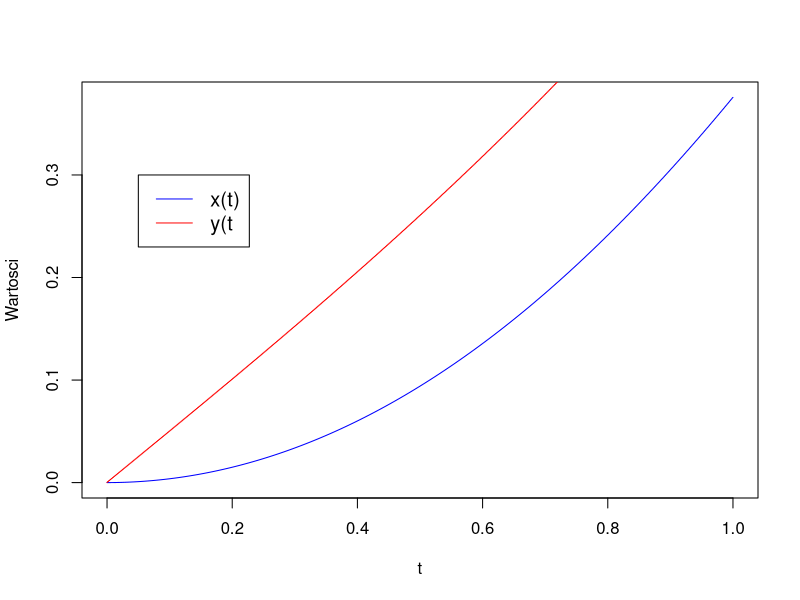

Write R code to recreate this figure.
## ---- chunk 1
x_0 = 0; y_0 = 0; dt = 0.001; t = 0
X=x_0; Y=y_0
for(i in 1:1000)
{
    X = append(X, x_0 + dt*(sin(y_0) + cos(x_0)*t) )
    Y = append(Y, y_0 + dt*(sin(y_0)*t + cos(x_0)) )
    x_0 = X[i]; y_0 = Y[i]
    t = t + dt
}
t = seq(from=0, to=1, by=dt)
plot(t, X, type="l", xlab="t",ylab="Wartosci", col="blue")
lines(t, Y, col="red")
legend(0.05,y=0.3, legend = c("x(t)","y(t"), col=c("blue","red"), lty=c(1,1), cex=1.2)
